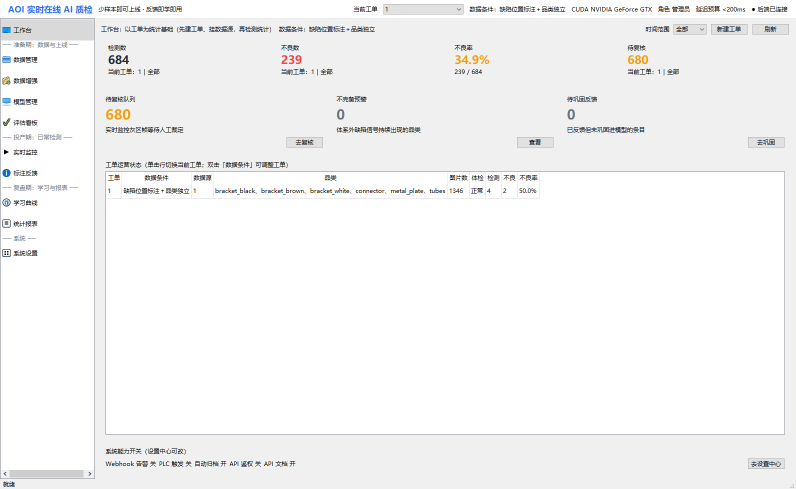
#> input picture AOI_tree/AOI_Core/tests/_archive/_wo1_shots/01_顶栏_工单1.png, 1591 x 978 px (shown at 1/2 size)
$ python -i common.py   (imports and definitions only)
#> lines starting #> are read from the running program, lines starting #| are printed output that depends on the picture; after the words box and inside, x2 and y2 are one past the last pixel; in counts of white or black regions, pixels touching at a corner belong together
import cv2, numpy as np
import threading
from collections import OrderedDict
from functools import wraps

# 开启 OpenCV 内置 SIMD/IPP 优化（对 Canny/matchTemplate/形态学等均有效）
# [1 line not run here, left out]

try:
    from skimage.metrics import structural_similarity as _ssim
    _HAS_SKIMAGE = True
except Exception:
    _HAS_SKIMAGE = False

# ── ndarray 特征缓存（LRU）──
# 键 = (函数名, 数组指纹)。模板每帧字节相同 → 跨帧命中；同帧重复调用 → 帧内命中。
# 采用 LRU：命中刷新到末尾、超限淘汰最旧，保证高频复用的模板特征常驻（流式场景关键）。
_FEAT_CACHE = OrderedDict()
_FEAT_CACHE_MAX = 256
_FEAT_LOCK = threading.Lock()
_MISS = object()


def _arr_fp(a):
    """数组指纹：(形状, dtype, 内容哈希)。None 返回 None。"""
    if a is None:
        return None
    a = np.ascontiguousarray(a)
    return (a.shape, a.dtype.str, hash(a.tobytes()))


def _cache_lookup(key):
    with _FEAT_LOCK:
        v = _FEAT_CACHE.get(key, _MISS)
        if v is not _MISS:
            _FEAT_CACHE.move_to_end(key)  # LRU 刷新
        return v


def _cache_store(key, val):
    with _FEAT_LOCK:
        _FEAT_CACHE[key] = val
        _FEAT_CACHE.move_to_end(key)
        while len(_FEAT_CACHE) > _FEAT_CACHE_MAX:
            _FEAT_CACHE.popitem(last=False)  # 淘汰最旧
    return val


# [4 lines left out: function clear_feature_cache, not called in this run]


def _memo1(fn):
    """缓存「单 ndarray 入参 + 仅默认其余参数」的纯函数返回值。

    注意：被缓存函数的返回值视为只读，调用方不得原地修改。
    """
    name = fn.__name__

    @wraps(fn)
    def wrapper(img, *args, **kw):
        if args or kw:
            return fn(img, *args, **kw)
        fp = _arr_fp(img)
        if fp is None:
            return fn(img)
        key = (name, fp)
        v = _cache_lookup(key)
        if v is _MISS:
            v = _cache_store(key, fn(img))
        return v

    return wrapper


def _memo2(fn):
    """缓存「两 ndarray 入参 + 仅默认其余参数」的纯函数返回值（帧内去冗余用）。"""
    name = fn.__name__

    # [12 lines left out: function wrapper, not called in this run]

    return wrapper

# ── 基础工具 ──
def to_gray(img): return cv2.cvtColor(img, cv2.COLOR_BGR2GRAY) if img.ndim == 3 else img
def clamp_box(box, shape):
    h_img, w_img = shape[:2]; x, y, w, h = (int(round(v)) for v in box)
    x = max(0, min(x, w_img-1)); y = max(0, min(y, h_img-1))
    return x, y, max(1, min(w, w_img - x)), max(1, min(h, h_img - y))
def crop(img, box):
    x, y, w, h = clamp_box(box, img.shape); return img[y:y+h, x:x+w]
def expand_box(box, margin, shape):
    x, y, w, h = box; return clamp_box((x-margin, y-margin, w+2*margin, h+2*margin), shape)
# [4 lines left out: function angle_diff, not called in this run]


# ── ROI 结构匹配（整图优先，回退局部/原位；平移 + 小角度 + 180°）──
_ROI_MATCH_MAXSIDE = 140       # 定位阶段（全角度粗扫+精修）降采样上限，只用来找候选，不参与最终打分
_ROI_MATCH_FULL_MAXSIDE = 960  # 整图粗搜降采样上限，控制粗搜耗时
_ROI_MATCH_MIN_TPL_SIDE = 24   # 粗搜降采样后模板最短边下限，避免特征丢失导致误匹配
_ROI_MATCH_COARSE_MIN = 0.30   # 整图粗搜候选可信下限（低于此分数直接放弃，退回局部搜索）
_ROI_VERIFY_MAXSIDE = 480      # 候选核验阶段降采样上限，远比定位阶段宽松；只核验0°/180°各1个
                                # 候选（至多2次），不重新扫描全部角度/位置，因此可以承受更高分辨率


def _affine_h(m):
    """2×3 仿射矩阵转 3×3 齐次矩阵。"""
    return np.vstack([np.asarray(m, np.float64), [0.0, 0.0, 1.0]])


def _affine_2x3(m):
    return np.asarray(m, np.float64)[:2, :]


# [418 lines left out: functions _clahe_normalize, _match_feature, _has_texture, _rotate_bound, _angle_branch, _scan_angle_match and 8 more, not called in this run]

# ── 本体掩膜/轮廓/位姿 ──
@_memo1
def body_mask(img, sat_thresh=40, val_thresh=60):
    hsv = cv2.cvtColor(img, cv2.COLOR_BGR2HSV) if img.ndim == 3 else None
    gray = to_gray(img)
    edges = cv2.Canny(gray, 40, 120)
    edges = cv2.dilate(edges, np.ones((3,3), np.uint8))
    if hsv is not None:
        sat = hsv[:,:,1] > sat_thresh; val = hsv[:,:,2] > val_thresh
        color_fg = (sat & val).astype(np.uint8) * 255
    else:
        color_fg = (gray > val_thresh).astype(np.uint8) * 255
    mask = cv2.bitwise_or(color_fg, edges)
    mask = cv2.morphologyEx(mask, cv2.MORPH_CLOSE, np.ones((5,5), np.uint8))
    return mask

def largest_contour(mask):
    cnts, _ = cv2.findContours(mask, cv2.RETR_EXTERNAL, cv2.CHAIN_APPROX_SIMPLE)
    return max(cnts, key=cv2.contourArea) if cnts else None

def min_area_pose(mask):
    cnt = largest_contour(mask)
    return cv2.minAreaRect(cnt) if cnt is not None else None

# [5 lines left out: function centroid_of_mask, not called in this run]

def body_centroid_shift(golden, test):
    gc = centroid_of_mask(body_mask(golden)); tc = centroid_of_mask(body_mask(test))
    return (tc[0]-gc[0], tc[1]-gc[1]) if gc and tc else (0.0, 0.0)

def translate_image(img, dx, dy):
    h, w = img.shape[:2]; m = np.float32([[1,0,dx],[0,1,dy]])
    return cv2.warpAffine(img, m, (w,h), flags=cv2.INTER_LINEAR, borderMode=cv2.BORDER_REPLICATE)

# [28 lines left out: functions _pca_points, _pca_body_angle, _pca_edge_angle, _signed_angle_diff, not called in this run]

_SHIFT_CORR_MAXSIDE = 120  # matchTemplate 对齐内部工作分辨率上限

# [23 lines left out: functions roi_shift_offset, estimate_roi_shift, not called in this run]

def _pose_from_ecc_warp(warp):
    theta = float(np.degrees(np.arctan2(warp[1,0], warp[0,0])))
    return float(warp[0,2]), float(warp[1,2]), theta

# [26 lines left out: functions estimate_roi_pose, align_by_pose, not called in this run]

def align_by_centroid(test, golden):
    dx, dy = body_centroid_shift(golden, test)
    return translate_image(test, -dx, -dy)

# ── ROI 对比指标 ──
# [75 lines left out: functions roi_compare_metrics, roi_structural_defect_hint, ncc_score, hsv_hist, not called in this run]

def hist_correlation(img_a, img_b):
    return float(cv2.compareHist(hsv_hist(img_a), hsv_hist(img_b), cv2.HISTCMP_CORREL))

_SSIM_MAXSIDE = 160  # SSIM 内部工作分辨率上限；差异图上采样回原尺寸，保证 blob 面积阈值仍按原分辨率
USE_CV2_SSIM = True  # True=OpenCV 高斯 SSIM（快），False=skimage（若可用）


# [42 lines left out: functions _ssim_cv2, ssim_diff, not called in this run]

# ── 元件定位 / 标注框 ──
def smt_dark_body_bbox(img, margin=3, max_area_ratio=0.88, min_area=150):
    """贴片暗色本体（黑电阻/黑 IC）外接框；失败返回 None。"""
    h, w = img.shape[:2]
    gray = to_gray(img)
    if img.ndim == 3:
        hsv = cv2.cvtColor(img, cv2.COLOR_BGR2HSV)
        # 暗色低饱和区域 ≈ 黑色元件本体，排除绿色焊盘背景
        dark = ((hsv[:, :, 2] < 95) & (hsv[:, :, 1] < 130)).astype(np.uint8) * 255
    else:
        dark = (gray < 95).astype(np.uint8) * 255
    dark = cv2.morphologyEx(dark, cv2.MORPH_OPEN, np.ones((3, 3), np.uint8))
    dark = cv2.morphologyEx(dark, cv2.MORPH_CLOSE, np.ones((7, 7), np.uint8))
    cnt = largest_contour(dark)
    if cnt is None or cv2.contourArea(cnt) < min_area:
        return None
    if cv2.contourArea(cnt) >= w * h * max_area_ratio:
        return None
    x, y, bw, bh = cv2.boundingRect(cnt)
    return clamp_box((x - margin, y - margin, bw + 2 * margin, bh + 2 * margin), img.shape)


def body_bbox_xywh(img, margin=3):
    """从本体掩膜提取外接矩形 (x,y,w,h)；失败返回整图。"""
    box = smt_dark_body_bbox(img, margin=margin)
    if box is not None:
        return box
    h, w = img.shape[:2]
    mask = body_mask(img)
    cnt = largest_contour(mask)
    if cnt is None or cv2.contourArea(cnt) < 50:
        return 0, 0, w, h
    area_ratio = cv2.contourArea(cnt) / max(1, w * h)
    if area_ratio >= 0.92:
        return 0, 0, w, h
    x, y, bw, bh = cv2.boundingRect(cnt)
    return clamp_box((x - margin, y - margin, bw + 2 * margin, bh + 2 * margin), img.shape)


# [383 lines left out: functions component_body_bbox, find_component_boxes, _mark_left_rects, polarity_mark_crops, _ncc_flip_diff, polarity_silkscreen_compare and 6 more, not called in this run]


_SILK_EMPTY = {"reversed_by_silkscreen": False, "silk_diff": 0.0,
               "mark_front": 0.0, "mark_flip": 0.0, "applicable": False}
_BAND_EMPTY = {"has_band": False, "reversed_by_band": False,
               "gold_band_side": 0.0, "test_band_side": 0.0, "band_strength": 0.0}
_DIODE_EMPTY = {"is_diode": False, "reversed_by_die": False}


# [182 lines left out: functions polarity_detect_all, polarity_ncc_compare, is_probable_polarity_reversal, localize_defect_bboxes, run_per_component_detect, solder_area and 2 more, not called in this run]

>>> import cv2
>>> picture = cv2.imread('../../../../../../../../../AOI_Core/tests/_archive/_wo1_shots/01_顶栏_工单1.png')
#> picture is the input picture: shape (978, 1591, 3); mean B, G, R 244.8, 244.8, 244.7
>>> result = body_bbox_xywh(picture)
#> in smt_dark_body_bbox, `hsv = cv2.cvtColor(img, cv2.COLOR_BGR2HSV)`: hsv: shape (978, 1591, 3); mean H, S, V 2.1, 3.3, 246
#> in smt_dark_body_bbox, `dark = ((hsv[:, :, 2] < 95) & (hsv[:, :, 1] < 130)).astype(np.uint8) *..`:
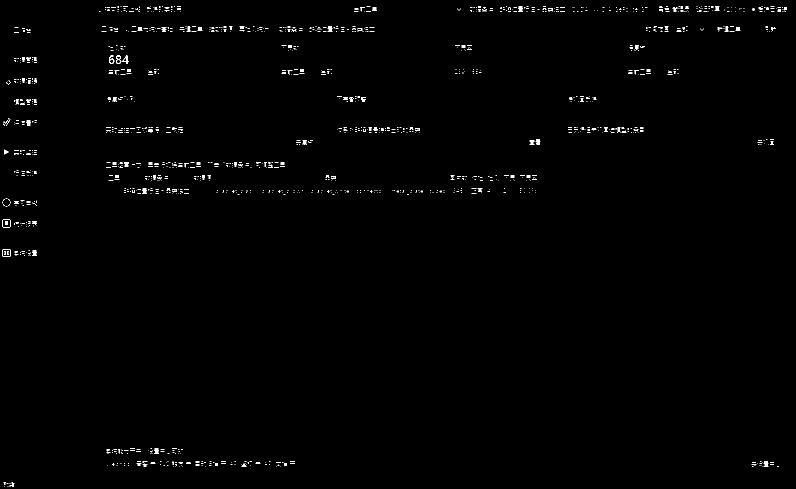
#> dark: shape (978, 1591) (shown at 1/2 size); 0.53% white in thin lines or dots
#> in smt_dark_body_bbox, `dark = cv2.morphologyEx(dark, cv2.MORPH_OPEN, np.ones((3, 3), np.uint8))`:
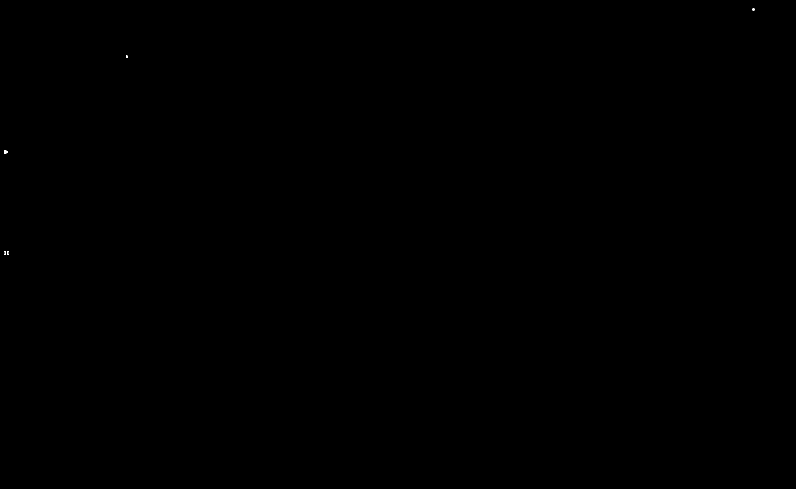
#> dark: shape (978, 1591) (shown at 1/2 size); 0.01% white; 7 white regions (6 under 20 px), largest, box (x1, y1, x2, y2) and area: (8, 300, 15, 308) 44
#> in smt_dark_body_bbox, `dark = cv2.morphologyEx(dark, cv2.MORPH_CLOSE, np.ones((7, 7), np.uint..`: dark: shape (978, 1591); 0.01% white; 4 white regions (2 under 20 px)
#> in largest_contour, `cnts, _ = cv2.findContours(mask, cv2.RETR_EXTERNAL, cv2.CHAIN_APPROX_S..`: cnts = 4 contours, 2 with area under 20; largest, box (x1, y1, x2, y2) and area: (9, 502, 17, 510) 49, (8, 300, 15, 308) 32
#> in smt_dark_body_bbox, `cnt = largest_contour(dark)`: cnt = [[9, 502], [9, 509], [16, 509], [16, 502]]
#> in wrapper, `fp = _arr_fp(img)`: fp = ((978, 1591, 3), '|u1', 1168074834463407487)
#> in wrapper, `key = (name, fp)`: key = ('body_mask', ((978, 1591, 3), '|u1', 1168074834463407487))
#> in body_mask, `edges = cv2.Canny(gray, 40, 120)`:
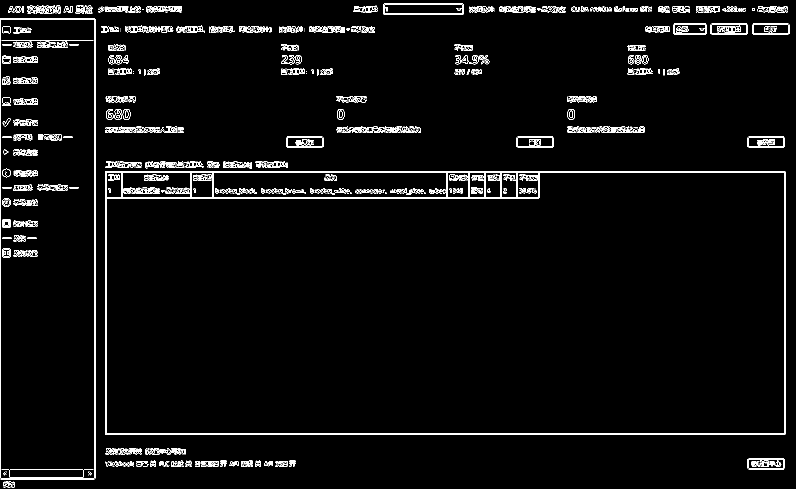
#> edges: shape (978, 1591) (shown at 1/2 size); 3.1% white in thin lines or dots
#> in body_mask, `edges = cv2.dilate(edges, np.ones((3,3), np.uint8))`:
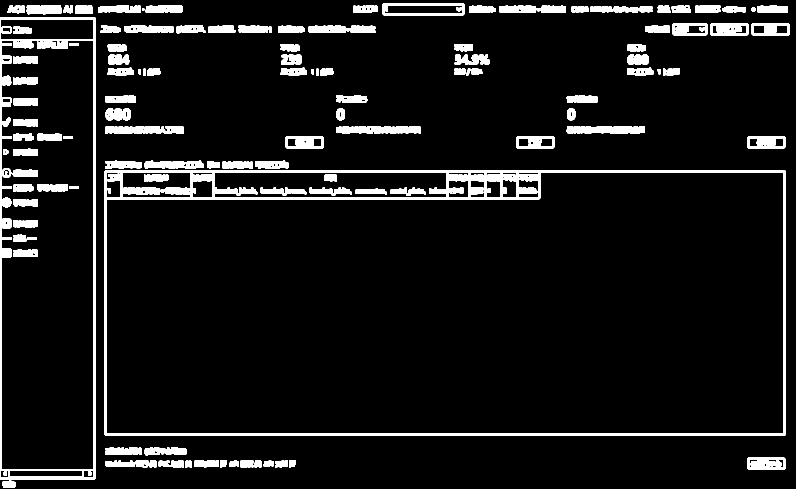
#> edges: shape (978, 1591) (shown at 1/2 size); 8% white; 133 white regions, largest, box (x1, y1, x2, y2) and area: (209, 341, 1572, 871) 31662, (0, 35, 192, 960) 14178, (672, 252, 842, 267) 2265
#> in body_mask, `sat = hsv[:, :, 1] > sat_thresh`:
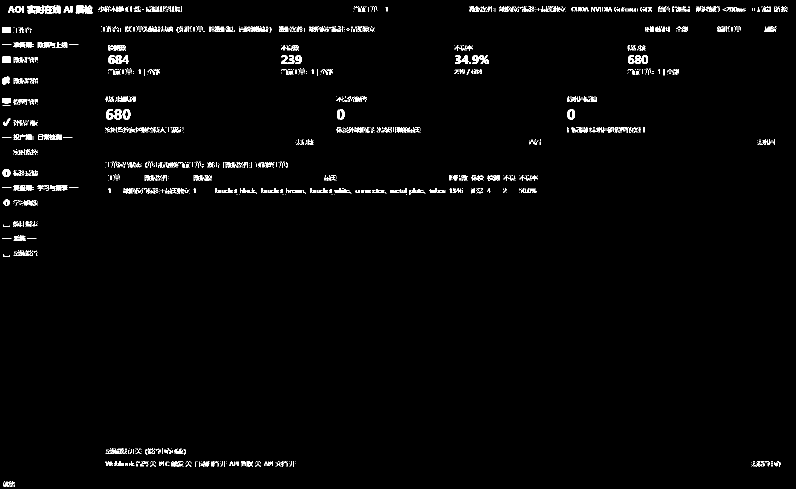
#> sat: shape (978, 1591) bool (shown at 1/2 size); 1.9% white in thin lines or dots
#> in body_mask, `val = hsv[:, :, 2] > val_thresh`:
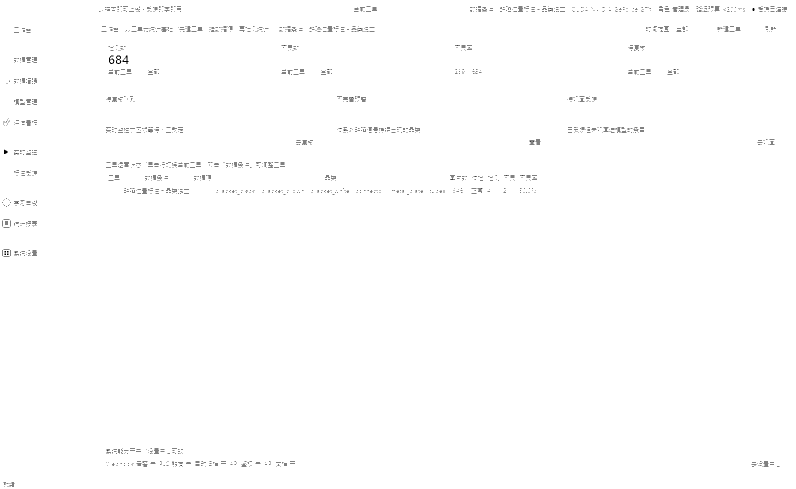
#> val: shape (978, 1591) bool (shown at 1/2 size); 99.4% white; black in thin lines or dots
#> in body_mask, `color_fg = (sat & val).astype(np.uint8) * 255`: color_fg: shape (978, 1591); 1.8% white in thin lines or dots
#> in body_mask, `mask = cv2.bitwise_or(color_fg, edges)`: mask: shape (978, 1591); 8% white; 133 white regions, largest, box (x1, y1, x2, y2) and area: (209, 341, 1572, 871) 31678, (0, 35, 192, 960) 14424, (672, 252, 842, 267) 2273
#> in body_mask, `mask = cv2.morphologyEx(mask, cv2.MORPH_CLOSE, np.ones((5,5), np.uint8))`:
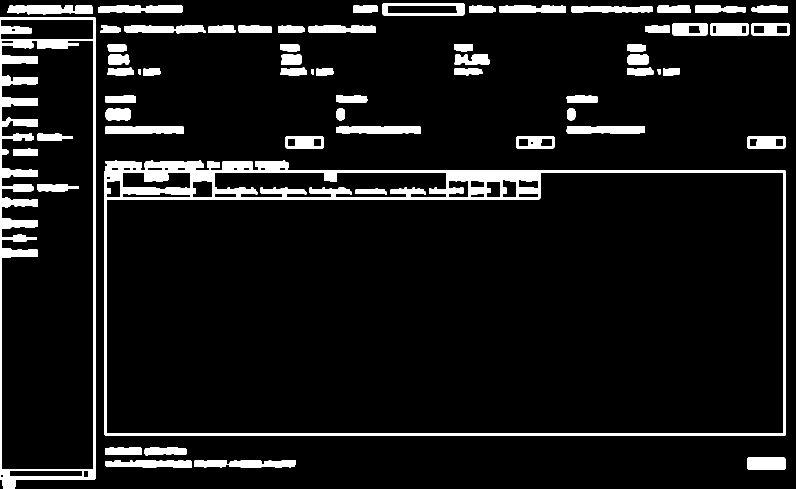
#> mask: shape (978, 1591) (shown at 1/2 size); 8.5% white; 61 white regions
#> in largest_contour (call 2), `cnts, _ = cv2.findContours(mask, cv2.RETR_EXTERNAL, cv2.CHAIN_APPROX_S..`: cnts = 57 contours; largest, box (x1, y1, x2, y2) and area: (209, 321, 1572, 871) 726402, (0, 35, 192, 978) 176921, (765, 6, 929, 31) 3904, (15, 10, 186, 29) 2482, (389, 920, 592, 935) 2312
#> in body_bbox_xywh, `cnt = largest_contour(mask)`: cnt = contour of 130 points, box (x1, y1, x2, y2) (209, 321, 1572, 871), area 726402
#> in body_bbox_xywh, `area_ratio = cv2.contourArea(cnt) / max(1, w * h)`: area_ratio = 0.467
#> in body_bbox_xywh, `x, y, bw, bh = cv2.boundingRect(cnt)`: x = 209; y = 321; bw = 1363; bh = 550
#> result = (206, 318, 1369, 556)

$ run again, on AOI_tree/AOI_Core/tests/_archive/_wo1_shots/03_准备模型_体检.png
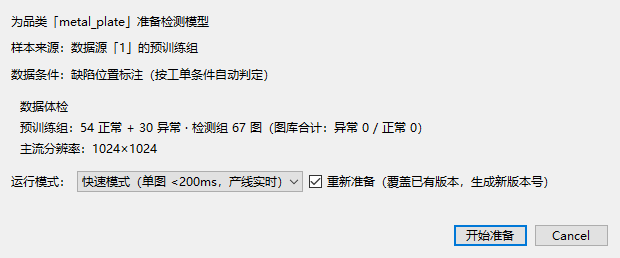
#> input picture AOI_tree/AOI_Core/tests/_archive/_wo1_shots/03_准备模型_体检.png, 620 x 258 px
#> picture is the input picture: shape (258, 620, 3); mean B, G, R 230.2, 230, 229.7
#> hsv: shape (258, 620, 3); mean H, S, V 3.7, 8.7, 232.9
#> in smt_dark_body_bbox, `dark = ((hsv[:, :, 2] < 95) & (hsv[:, :, 1] < 130)).astype(np.uint8) *..`:
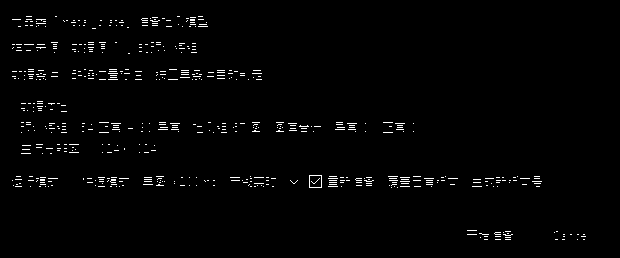
#> dark: shape (258, 620); 1.6% white in thin lines or dots, all inside (x1, y1, x2, y2) = (12, 16, 586, 240)
#> cnts = []
#> fp = ((258, 620, 3), '|u1', 8738189272518546184)
#> key = ('body_mask', ((258, 620, 3), '|u1', 8738189272518546184))
#> sat: shape (258, 620) bool; 4.8% white in thin lines or dots, all inside (x1, y1, x2, y2) = (11, 16, 590, 246)
#> in body_mask, `mask = cv2.morphologyEx(mask, cv2.MORPH_CLOSE, np.ones((5,5), np.uint8))`:
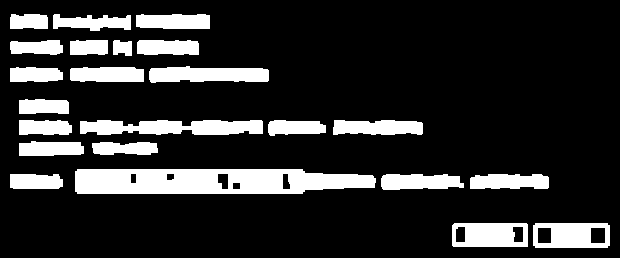
#> mask: shape (258, 620); 17.3% white; 23 white regions
#> cnts = 23 contours; largest, box (x1, y1, x2, y2) and area: (75, 169, 376, 194) 6454, (80, 120, 263, 135) 2017, (533, 223, 610, 248) 1810, (452, 223, 528, 247) 1722, (149, 66, 269, 83) 1510
#> cnt = contour of 36 points, box (x1, y1, x2, y2) (75, 169, 376, 194), area 6454
#> area_ratio = 0.0404
#> x = 75; y = 169; bw = 301; bh = 25
#> result = (72, 166, 307, 31)

$ run again, on AOI_tree/AOI_Core/tests/_archive/_wo1_shots/04_准备模型_结果.png
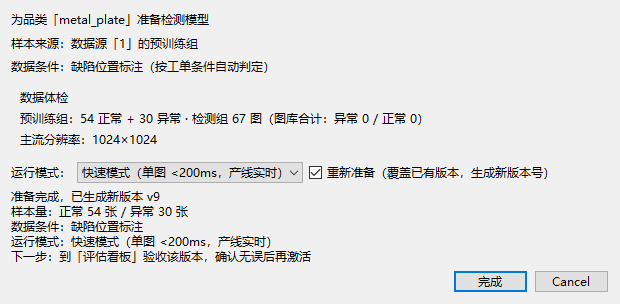
#> input picture AOI_tree/AOI_Core/tests/_archive/_wo1_shots/04_准备模型_结果.png, 620 x 304 px
#> picture is the input picture: shape (304, 620, 3); mean B, G, R 227.6, 227.5, 227.2
#> hsv: shape (304, 620, 3); mean H, S, V 4.7, 11.1, 231.1
#> in smt_dark_body_bbox, `dark = ((hsv[:, :, 2] < 95) & (hsv[:, :, 1] < 130)).astype(np.uint8) *..`:
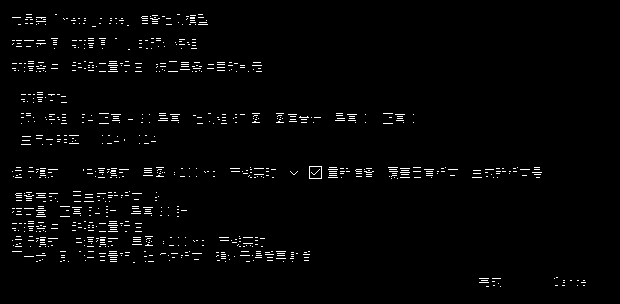
#> dark: shape (304, 620); 2.1% white in thin lines or dots, all inside (x1, y1, x2, y2) = (12, 14, 586, 287)
#> cnts = []
#> fp = ((304, 620, 3), '|u1', 2643151931009034058)
#> key = ('body_mask', ((304, 620, 3), '|u1', 2643151931009034058))
#> sat: shape (304, 620) bool; 6.2% white in thin lines or dots, all inside (x1, y1, x2, y2) = (11, 14, 590, 292)
#> in body_mask, `mask = cv2.morphologyEx(mask, cv2.MORPH_CLOSE, np.ones((5,5), np.uint8))`:
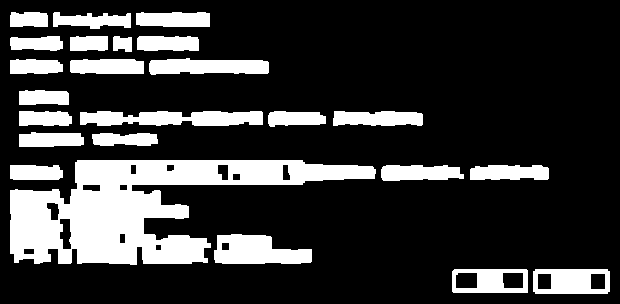
#> mask: shape (304, 620); 21.8% white; 24 white regions
#> cnts = 24 contours; largest, box (x1, y1, x2, y2) and area: (10, 160, 376, 265) 18257, (214, 234, 312, 264) 2073, (80, 111, 263, 126) 2017, (533, 269, 610, 294) 1810, (452, 269, 528, 293) 1722
#> cnt = contour of 175 points, box (x1, y1, x2, y2) (10, 160, 376, 265), area 18257
#> area_ratio = 0.0969
#> x = 10; y = 160; bw = 366; bh = 105
#> result = (7, 157, 372, 111)
